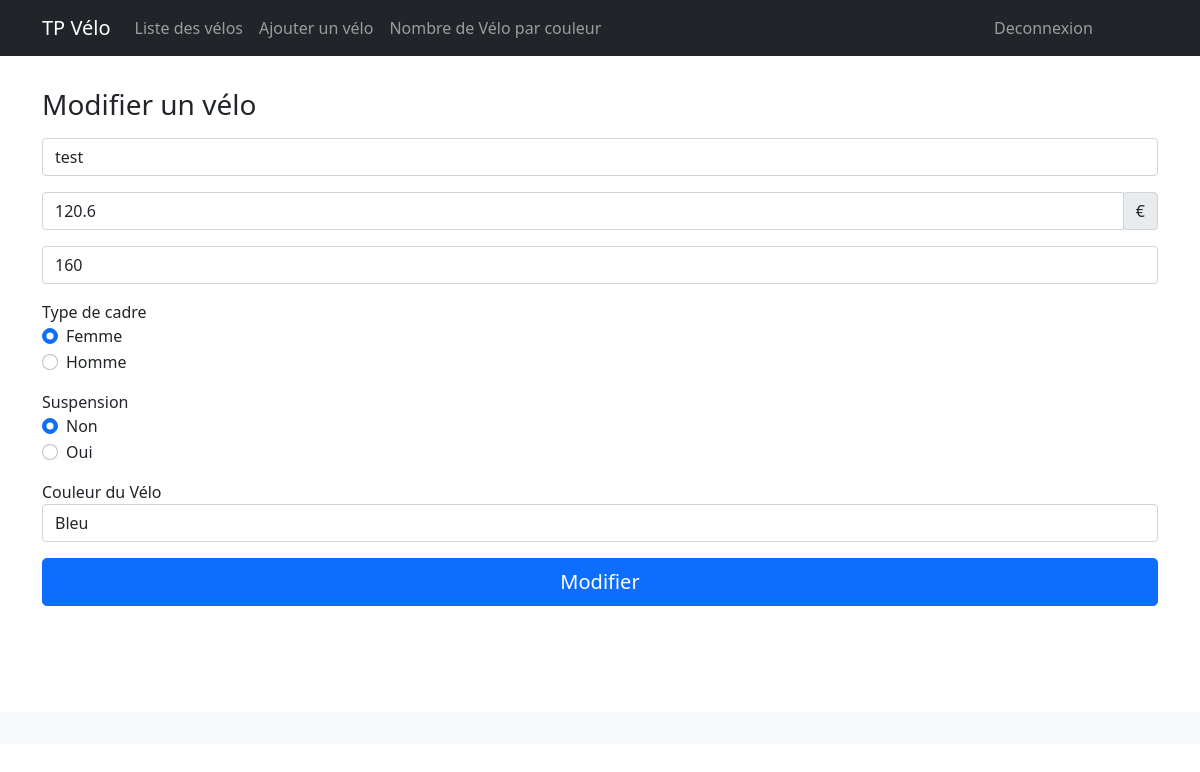
Page /update-velo?id=9 (signed in) on the committed database.
### tables this page shows
CREATE TABLE IF NOT EXISTS `velo` (
  `velo_id` int(11) NOT NULL AUTO_INCREMENT,
  `velo_name` varchar(50) NOT NULL,
  `velo_price` float NOT NULL,
  `velo_height` int(11) NOT NULL,
  `velo_type` tinyint(1) NOT NULL,
  `velo_suspension` tinyint(1) NOT NULL,
  `velo_color` int(11) NOT NULL,
  PRIMARY KEY (`velo_id`),
  KEY `velo_color_id_color_fk` (`velo_color`)
);

### src/controller/velo/VeloController.php (called while the page is built, shortened)
<?php
class VeloController
{
    public
    function update()
    {
        if (isset($_SESSION['user'])) {
            if (isset($_GET['id'])) {
                $pdo = Connection::getPdo();
                $id = $_GET['id'];
                $titleForm = "Modifier";
                $colorManager = new ColorManager($pdo);
                $colors = $colorManager->getAll();
                $veloManager = new VeloManager($pdo);
                $velo = $veloManager->getOne($id);
                $name = $velo->getVeloName();
                $price = $velo->getVeloPrice();
                $height = $velo->getVeloHeight();
                $type = (int)$velo->isVeloType();
                $suspension = (int)$velo->isVeloSuspension();
                $colorChoice = $velo->getVeloColor()->getIdColor();
            } else {
                header('Location: /add-velo');
                exit();
            }
            require '../src/view/velo/form_velo.php';
            return $content;
        } else {
            http_response_code(404);
            require '../src/view/404.php';
            return $content;
        }
    }
}

### src/model/velo/VeloManager.php (called while the page is built, shortened)
<?php
class VeloManager
{
    private $pdo;
    public function __construct($pdo)
    {
        $this->pdo = $pdo;
    }
    public function getOne($id): Velo
    {
        $query = "SELECT * from velo WHERE velo_id = :id";
        $stm = $this->pdo->prepare($query);
        $stm->execute([
            ':id' => $id
        ]);
        $dataVelo = $stm->fetch(PDO::FETCH_ASSOC);
        if ($dataVelo != null) {
            $pdo = Connection::getPdo();
            $colormanager = new ColorManager($pdo);
            $color = $colormanager->getColorByid($dataVelo['velo_color']);
            $velo = new Velo($dataVelo['velo_id'], $dataVelo['velo_name'], $dataVelo['velo_price'], $dataVelo['velo_height'], $dataVelo['velo_type'], $dataVelo['velo_suspension'], $color);
        }
        return $velo;
    }
}

### src/model/color/ColorManager.php (called while the page is built, shortened)
<?php
class ColorManager
{
    private $pdo;
    public function __construct($pdo)
    {
        $this->pdo = $pdo;
    }
    public function getColorByid($id): Color
    {
        $query = "SELECT * from color WHERE id_color = :id";
        $stm = $this->pdo->prepare($query);
        $stm->execute([
            ':id' => $id
        ]);
        $dataColor = $stm->fetch(PDO::FETCH_ASSOC);
        $color = null;
        if ($dataColor != null) {
            $color = new Color($dataColor['id_color'], $dataColor['color_name']);
        }
        return $color;
    }
    public function getAll(): array
    {
        $query = "SELECT * from color";
        $statement = $this->pdo->query($query);
        $colors = [];
        while ($color = $statement->fetch(PDO::FETCH_ASSOC)) {
            $colors[] = new Color($color['id_color'], $color['color_name']);
        }
        return $colors;
    }
}

### src/model/velo/Velo.php (called while the page is built, shortened)
<?php
class Velo
{
    private string $velo_name;
    private float $velo_price;
    private int $velo_height;
    private bool $velo_type;
    private bool $velo_suspension;
    private Color $velo_color;
    public function __construct($velo_id = null, string $velo_name, float $velo_price, int $velo_height, bool $velo_type, bool $velo_suspension, Color $velo_color)
    {
        $this->velo_name = $velo_name;
        $this->velo_price = $velo_price;
        $this->velo_height = $velo_height;
        $this->velo_type = $velo_type;
        $this->velo_suspension = $velo_suspension;
        $this->velo_color = $velo_color;
    }
    public function getVeloName(): string
    {
        return $this->velo_name;
    }
    public function getVeloPrice(): float
    {
        return $this->velo_price;
    }
    public function getVeloHeight(): int
    {
        return $this->velo_height;
    }
    public function isVeloType(): bool
    {
        return $this->velo_type;
    }
    public function isVeloSuspension(): bool
    {
        return $this->velo_suspension;
    }
    public function getVeloColor(): Color
    {
        return $this->velo_color;
    }
}

### src/model/color/Color.php (called while the page is built, shortened)
<?php
class Color
{
    private $id_color;
    private $color_name;
    public function __construct($id_color = null, $color_name)
    {
        $this->id_color = $id_color;
        $this->color_name = $color_name;
    }
    public function getIdColor()
    {
        return $this->id_color;
    }
    public function getColorName()
    {
        return $this->color_name;
    }
}

### src/view/velo/form_velo.php (the view, shortened to what this page needs)
<?php
require '../src/view/partial/header.php'; ?>
<form method="post">
    <h1 class="h3 mb-3 fw-normal"><?= $titleForm ?> un vélo</h1>
    <input type="text" name="name" id="inputName" class="form-control mb-3" placeholder="Nom" value="<?= $name ?>"
           required="" autofocus="">
    <div class="input-group mb-3">
        <input type="number" name="price" class="form-control" min="0" placeholder="00.00" step=".01" required
               value="<?= $price ?>">
        <div class="input-group-prepend">
            <span class="input-group-text">€</span>
        </div>
    </div>
    <input type="number" class="form-control mb-3" min="0" max="200" name="height" placeholder="Taille en cm" step="1"
           value="<?= $height ?>"
           required>
    <div class="mb-3 ">
        <label>Type de cadre</label>
        <?php
        if (isset($_GET['id'])) { ?>
            <div class="form-check">
                <input <?php if ($type == 0) echo "checked"; ?> class="form-check-input" type="radio" name="type"
                                                                id="type1" value="0">
                <label class="form-check-label" for="type1">
                    Femme
                </label>
            </div>
            <div class="form-check">
                <input <?php if ($type == 1) echo "checked"; ?> class="form-check-input" type="radio" name="type"
                                                                id="type2" value="1">
                <label class="form-check-label" for="type2">
                    Homme
                </label>
            </div>
        <?php } ?>
    </div>
    <div class="mb-3 ">
        <label>Suspension</label>
        <?php
        if (isset($_GET['id'])) { ?>
            <div class="form-check">
                <input <?php if ($suspension == 0) echo "checked"; ?> class="form-check-input" type="radio"
                                                                      name="suspension" id="suspension1" value="0">
                <label class="form-check-label" for="suspension1">
                    Non
                </label>
            </div>
            <div class="form-check">
                <input <?php if ($suspension == 1) echo "checked"; ?> class="form-check-input" type="radio"
                                                                      name="suspension" id="suspension2" value="1">
                <label class="form-check-label" for="suspension2">
                    Oui
                </label>
            </div>
        <?php } ?>
    </div>
    <div class="form-group mb-3">
        <label for="color">Couleur du Vélo</label>
        <select id="color" name="color" class="form-control">
            <?php foreach ($colors as $color) { ?>
                <option <?php if ($colorChoice == $color->getIdColor()) echo "selected"; ?>
                        value="<?= $color->getIdColor() ?>"><?= $color->getColorName() ?></option>
            <?php } ?>
        </select>
    </div>
    <button class="w-100 btn btn-lg btn-primary" name="velo_form" type="submit"><?= $titleForm ?></button>
</form>
<?php require '../src/view/partial/footer.php'; ?>

### rows in the picture
velo: name "test", price "120.6", height "160", velo_type "☑ Femme", velo_type "☐ Homme", velo_suspension "☑ Non", velo_suspension "☐ Oui"

### other values in the picture
$titleForm "Modifier"
form field color "Bleu"
